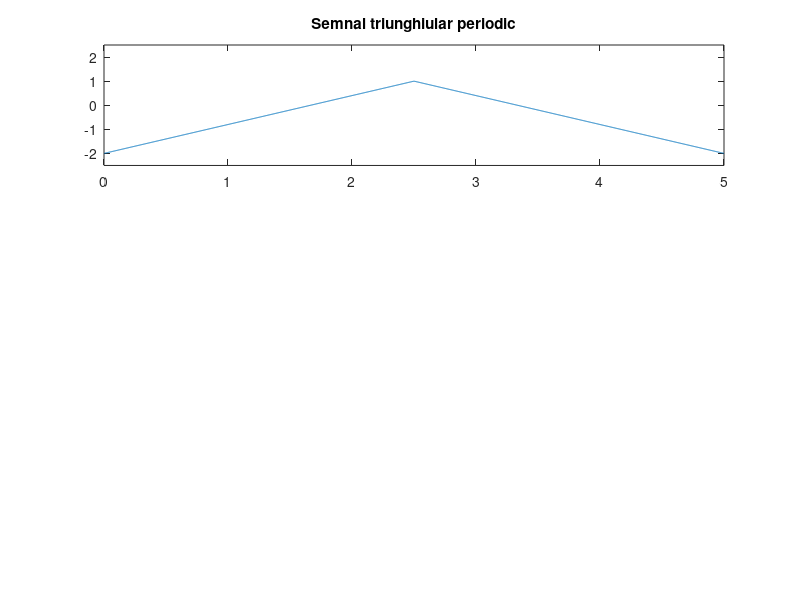

Write the MATLAB code that produced this figure. (Note: this script raises an error after producing the figure.)
%Exercitiul 2 din tema de casa

%Semnal triunghiular cu rezolutie temporara de 2ms
T=5;
F=1/T;
t = 0:0.002:5; % timpul de la 0 la 5s cu rezolutie temporara de 2ms
s = sawtooth (2*pi*F*t,1/2); %generam un semnal triunghiular de perioada t
% setam 1/2 pentru a genera un semnal triunghiular standard
s = s*1.5 -0.5;
subplot(3,1,1), plot(t,s)
axis([0 5 -2.5 2.5])
title('Semnal triunghiular periodic') %titlul graficului
gtext('Rezolutie temporara de 2ms')
xlabel('Timp [s]') %eticheta de pe abscisa este 'Timp [s]'
ylabel('Amplitudine') %eticheta de pe ordonata este 'Amplitudine'
grid %afisam linii de grila

%Semnal triunghiular cu rezolutie temporara de 20ms
t = 0:0.02:5; % timpul de la 0 la 5s cu rezolutie temporara de 20ms
s = sawtooth (2*pi*F*T*t,1/2); %generam un semnal triunghiular de perioada t
% setam 1/2 pentru a genera un semnal triunghiular standard
s = s*1.5 -0.5;
subplot(3,1,2), plot(t,s)
axis([0 5 -2.5 2.5])
title('Semnal triunghiular periodic') %titlul graficului
gtext('Rezolutie temporara de 20ms')
xlabel('Timp [s]') %eticheta de pe abscisa este 'Timp [s]'
ylabel('Amplitudine') %eticheta de pe ordonata este 'Amplitudine'
grid %afisam linii de grila

%Semnal triunghiular cu rezolutie temporara de 200ms
t = 0:0.2:100; % timpul de la 0 la 5s cu rezolutie temporara de 200ms
s = sawtooth (2*pi*F*t,1/2);%generam un semnal triunghiular de perioada t
% setam 1/2 pentru a genera un semnal triunghiular standard
s = s*1.5 -0.5;
subplot(3,1,3), plot(t,s)
axis([0 5 -2.5 2.5])
title('Semnal triunghiular periodic') %titlul graficului
gtext('Rezolutie temporara de 200ms')
xlabel('Timp [s]') %eticheta de pe abscisa este 'Timp [s]'
ylabel('Amplitudine') %eticheta de pe ordonata este 'Amplitudine'
grid %afisam linii de grila



